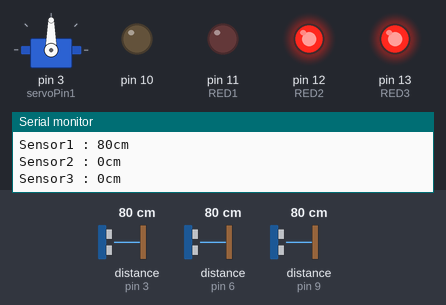
A sketch run on a simulated Arduino Uno, built with avr-gcc and run on an emulated ATmega328P. Parts: servo, output pins drawn as LEDs (lit = HIGH), the last lines printed to the serial monitor. Wiring (inferred from the names in the program): 2 × ultrasonic range finder: trigger pin 2, echo pin 6 / trigger pin 5, echo pin 9. Inputs (shaded band) come from the test bench; at power-on: distance to the obstacle (sensors on pin 3, pin 6, pin 9) 80 cm. The echo pulse lasts 58.3 µs per cm; pins used as bus, display or sensor lines are not drawn.

Above: at 3.1 s.
3.2 s: distance to the obstacle (sensor on pin 3) set to 6 cm
6.3 s: distance to the obstacle (sensor on pin 3) set to 3 cm
At 8.0 s:
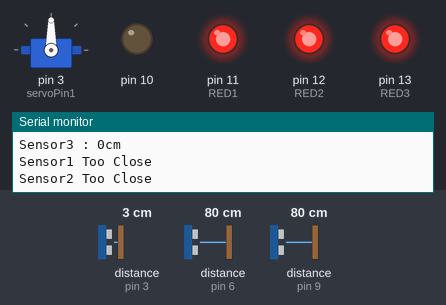
9.4 s: distance to the obstacle (sensor on pin 3) set to 9 cm
At 12.7 s:
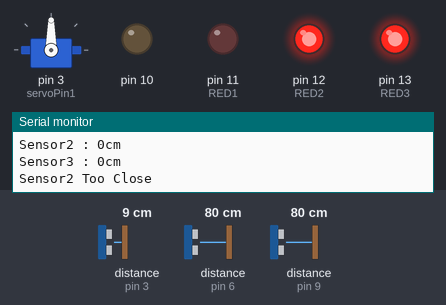
13.0 s: distance to the obstacle (sensor on pin 3) set to 2 cm
At 14.7 s:
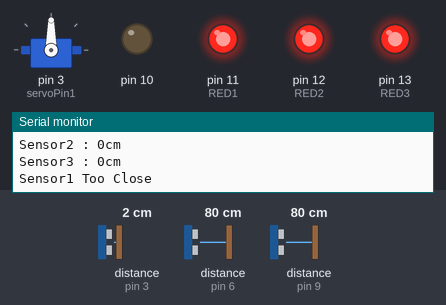
Timing chart, 0 to 16.2 s (numbered marks = the images above; inputs shaded):
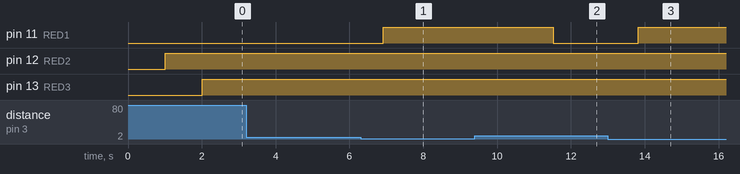

The sketch:

UltraSound3_RGB3_Servo1.ino
```cpp
 #include <Servo.h>
  Servo servo;
  int RED1 = 11;
  int RED2 = 12;
  int RED3 = 13;
  int servoPin1 = 3;

void setup() {
  // put your setup code here, to run once:
  servo.attach(servoPin1); // PWM1 On
  Serial.begin(9600);
  pinMode(2,OUTPUT);  // 초음파 센서 1번 Trig 핀
  pinMode(4,INPUT);   // 초음파 센서 1번 센서 Echo 핀
  pinMode(5,OUTPUT);  // 초음파 센서 2번 Trig 핀
  pinMode(6,INPUT);   // 초음파 센서 2번 Echo 핀
  pinMode(8,OUTPUT);  // 초음파 센서 3번 Trig 핀
  pinMode(9,INPUT);   // 초음파 센서 3번 Echo 핀
  pinMode(10,OUTPUT);  // Red2 핀
  pinMode(11,OUTPUT);  // Red 핀
  pinMode(12,OUTPUT);  // Green 핀
  pinMode(13,OUTPUT);  // Blue 핀

  digitalWrite(2,LOW);    // Trig 신호 off
  digitalWrite(5,LOW);    // Trig 신호 off
  digitalWrite(8,LOW);    // Trig 신호 off

  digitalWrite(10,LOW);    // Red2 off
  digitalWrite(11,LOW);    // Blue Off
  digitalWrite(12,LOW);    // Red off
  digitalWrite(13,LOW);    // Green off
}

void loop() {
  // put your main code here, to run repeatedly:
  int duration1, duration2, duration3;
  int cm1, cm2, cm3;

  // 초음파 센서 (1번)
  digitalWrite(2,LOW);    // Trig 신호 off
  delayMicroseconds(2);  // 10us 정도 유지
  digitalWrite(2,HIGH);   // 센서에 Trig 신호 입력
  delayMicroseconds(10);  // 10us 정도 유지
  digitalWrite(2,LOW);    // Trig 신호 off
  duration1 = pulseIn(3, HIGH);  // Echo pin: HIGH->Low 간격을 측정
  cm1 = microsecondsToCentimeters(duration1);  // 거리(cm)로 변환
  if(cm1<5)
  {
    digitalWrite(RED1,HIGH); // RED1 On
    Serial.println("Sensor1 Too Close"); // 경고 메시지

  }
  else
  {
    digitalWrite(RED1,LOW); // RED1 Off

  }


  // 초음파 센서 (2번)
  digitalWrite(5,LOW);    // Trig 신호 off
  delayMicroseconds(2);  // 10us 정도 유지
  digitalWrite(5,HIGH);   // 센서에 Trig 신호 입력
  delayMicroseconds(10);  // 10us 정도 유지
  digitalWrite(5,LOW);    // Trig 신호 off
  duration2 = pulseIn(6, HIGH);  // Echo pin: HIGH->Low 간격을 측정
  cm2 = microsecondsToCentimeters(duration2);  // 거리(cm)로 변환
  if(cm2<5)
  {
    digitalWrite(RED2,HIGH); // RED2 On
    Serial.println("Sensor2 Too Close"); // 경고 메시지
    servo.detach(); // PWM1 Off
  }
  else
  {
    digitalWrite(RED2,LOW); // RED2 Off
    servo.attach(servoPin1); // PWM1 On
    servo.write(20);
  }

  // 초음파 센서 (3번)
  digitalWrite(8,LOW);    // Trig 신호 off
  delayMicroseconds(2);  // 10us 정도 유지
  digitalWrite(8,HIGH);   // 센서에 Trig 신호 입력
  delayMicroseconds(10);  // 10us 정도 유지
  digitalWrite(8,LOW);    // Trig 신호 off
  duration3 = pulseIn(9, HIGH);  // Echo pin: HIGH->Low 간격을 측정
  cm3 = microsecondsToCentimeters(duration3);  // 거리(cm)로 변환
  if(cm3<5)
  {
    digitalWrite(RED3,HIGH); // RED3 On
    Serial.println("Sensor3 Too Close"); // 경고 메시지
  }
  else digitalWrite(RED3,LOW); // RED3 Off


  Serial.print("Sensor1 : ");
  Serial.print(cm1);
  Serial.println("cm");

  Serial.print("Sensor2 : ");
  Serial.print(cm2);
  Serial.println("cm");

  Serial.print("Sensor3 : ");
  Serial.print(cm3);
  Serial.println("cm");

  Serial.println("");

  delay(300);  // 0.3초 대기 후 다시 측정
}

int microsecondsToCentimeters(int microseconds)
{
  return microseconds/29/2;
}
```

Measured:
- the behaviour switches between 5 and 4 cm on distance to the obstacle (sensor on pin 3) (found by bisection; images 0 and 1)
- after the input at 6.3 s, pin 11 (RED1): LOW → HIGH after 0.62 s
- after the input at 9.4 s, pin 11 (RED1): HIGH → LOW after 2.1 s
- after the input at 13.0 s, pin 11 (RED1): LOW → HIGH after 0.82 s
